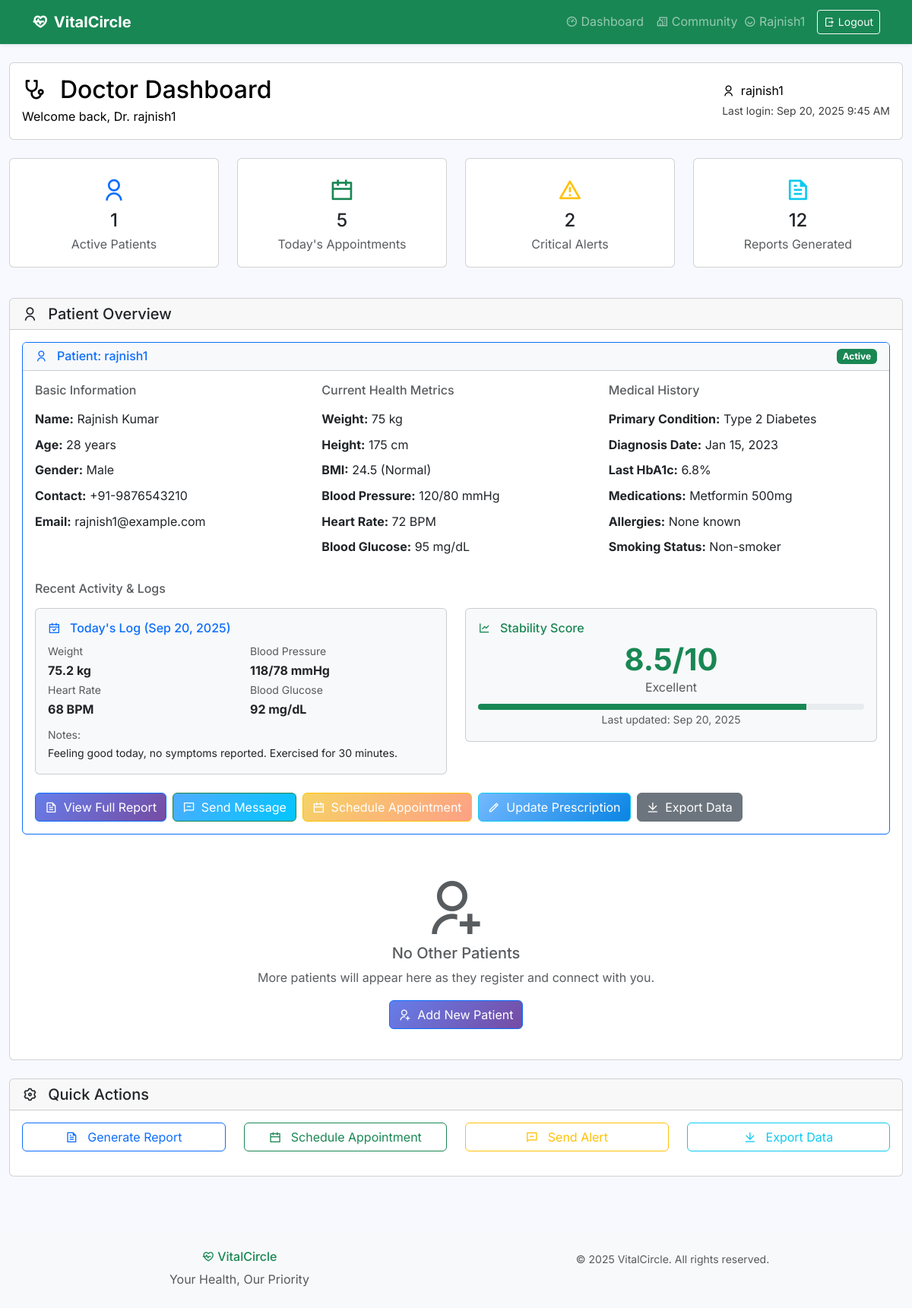
The app's page /doctor-dashboard/ (signed in), older data.
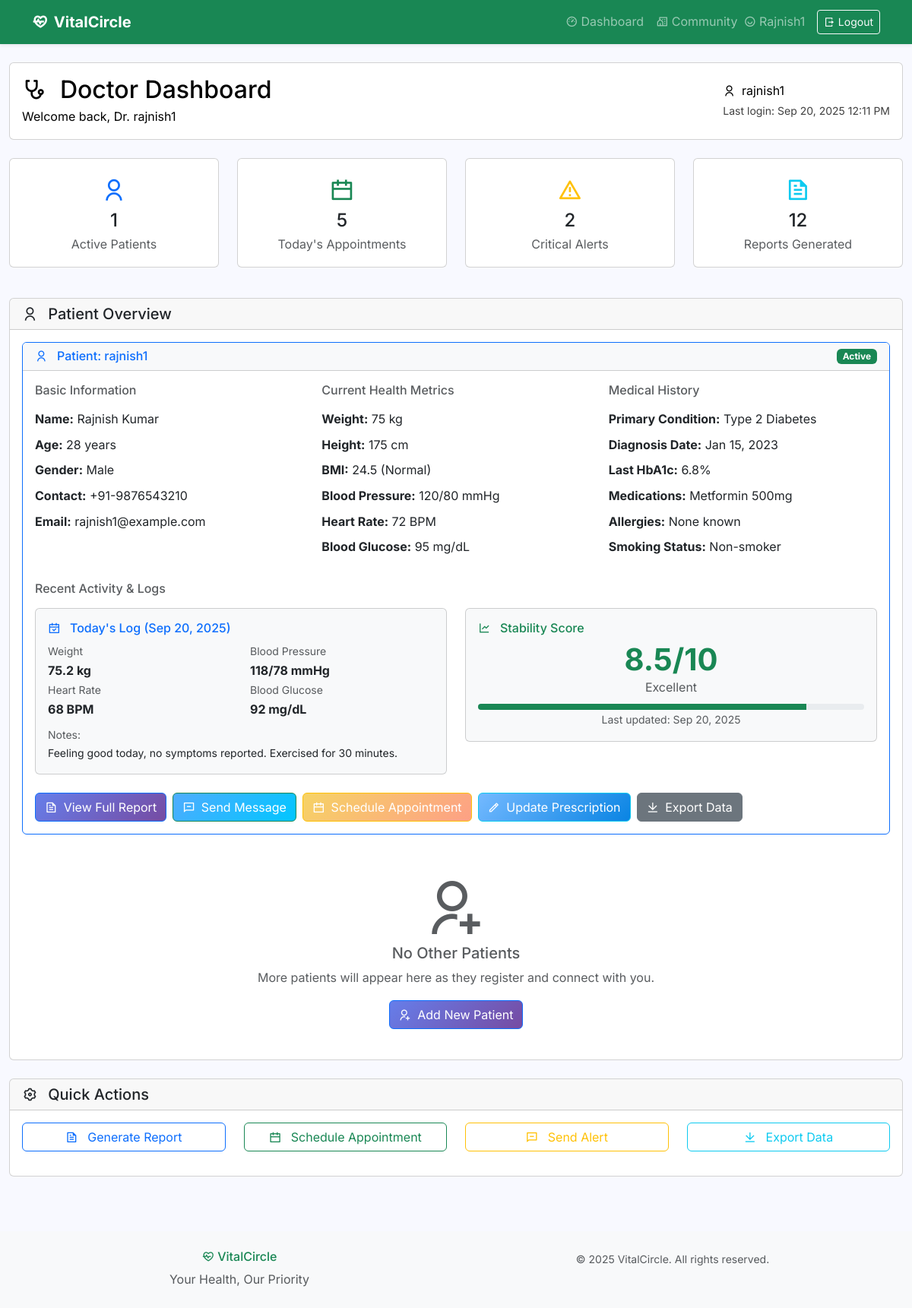
The same page, newer data.
### users/models.py (models this page shows)
class User(AbstractUser):
    is_admin = models.BooleanField('is admin',default=False)
    is_user = models.BooleanField('is user',default=False)
    is_doctor = models.BooleanField('is doctor',default=False)

### core/views.py (the view)
# urls.py: path('doctor-dashboard/', views.doctor_dashboard_view, name='doctor-dashboard'),
@login_required
def doctor_dashboard_view(request):
    user = request.user
    profile = Clinician.objects.filter(user=user).first()
    context = {
        "profile": profile,
    }
    return render(request, "doctor-dashboard.html")

### core/templates/doctor-dashboard.html (shortened to what the changed rows need)
{% extends 'base.html' %}
{% load static %}
{% block content %}
<div class="container-fluid py-4">
    <div class="row mb-4">
        <div class="col-12">
            <div class="card bg-gradient-primary text-white">
                <div class="card-body">
                    <div class="d-flex text-black justify-content-between align-items-center">
                        <div>
                            <h2 class="mb-1">
                                <i class="ri-stethoscope-line me-2"></i>
                                Doctor Dashboard
                            </h2>
                            <p class="mb-0">Welcome back, Dr. {{ user.first_name|default:user.username }}</p>
                        </div>
                        <div class="text-end">
                            <div class="d-flex align-items-center">
                                <i class="ri-user-line me-2"></i>
                                <span>{{ user.get_full_name|default:user.username }}</span>
                            </div>
                            <small class="opacity-75">Last login: {{ user.last_login|date:"M d, Y g:i A" }}</small>
                        </div>
                    </div>
                </div>
            </div>
        </div>
    </div>
</div>
{% endblock content %}

### core/templates/base.html (shortened to what this page needs)
<!DOCTYPE html>
{% load static %}
<html lang="en">
<head>
    <link href="https://cdn.jsdelivr.net/npm/bootstrap@5.3.2/dist/css/bootstrap.min.css" rel="stylesheet">
    <link href="https://cdn.jsdelivr.net/npm/remixicon@4.2.0/fonts/remixicon.css" rel="stylesheet">
    <link rel="stylesheet" href="{% static 'dashboard.css' %}">
</head>
<body>
    <nav class="navbar navbar-expand-lg navbar-dark bg-success shadow-sm">
        <div class="container">
            <a class="navbar-brand fw-bold" href="/" title="Home">
                <i class="ri-heart-pulse-line me-2"></i>VitalCircle
            </a>
            <div class="collapse navbar-collapse" id="navbarNav">
                <ul class="navbar-nav ms-auto align-items-center">
                    {% if user.is_authenticated %}
                        {% if user.is_doctor %}
                            <li class="nav-item d-flex align-items-center">
                                <a class="nav-link" href="{% url 'core:doctor-dashboard' %}">
                                    <i class="ri-stethoscope-line me-1"></i>Doctor Dashboard
                                </a>
                            </li>
                            <li class="nav-item d-flex align-items-center">
                                <a class="nav-link" href="#">
                                    <i class="ri-user-heart-line me-1"></i>Patients
                                </a>
                            </li>
                            <li class="nav-item d-flex align-items-center">
                                <a class="nav-link" href="#">
                                    <i class="ri-bar-chart-line me-1"></i>Analytics
                                </a>
                            </li>
                        {% elif user.is_user %}
                            <li class="nav-item d-flex align-items-center">
                                <a class="nav-link" href="{% url 'core:user-dashboard' %}">
                                    <i class="ri-dashboard-3-line me-1"></i>Dashboard
                                </a>
                            </li>
                            <li class="nav-item d-flex align-items-center">
                                <a class="nav-link" href="/forums/">
                                    <i class="ri-community-line me-1"></i>Community
                                </a>
                            </li>
                        {% endif %}
                        <li class="nav-item d-flex align-items-center">
                            <span class="navbar-text me-3">
                                <i class="ri-user-smile-line me-1"></i>{{ request.user|capfirst }}
                            </span>
                        </li>
                        <li class="nav-item d-flex align-items-center">
                            <form action="{% url 'users:logout' %}" method="post" class="d-inline">
                                <button class="btn btn-outline-light btn-sm" type="submit" title="Logout">
                                    <i class="ri-logout-box-r-line me-1"></i>Logout
                                </button>
                            </form>
                        </li>
                    {% endif %}
                </ul>
            </div>
        </div>
    </nav>
    <main class="main-content">
        {% block content %}{% endblock content %}
    </main>
    <footer class="bg-light text-center text-muted py-4 mt-5">
        <div class="container">
            <div class="row">
                <div class="col-md-6">
                    <h6 class="text-success">
                        <i class="ri-heart-pulse-line me-1"></i>VitalCircle
                    </h6>
                    <p class="mb-0">Your Health, Our Priority</p>
                </div>
                <div class="col-md-6">
                    <p class="mb-0">
                        <small>&copy; 2025 VitalCircle. All rights reserved.</small>
                    </p>
                </div>
            </div>
        </div>
    </footer>
</body>
</html>

Row changes from the older to the newer data that the page shows:
changed User "Rajnish1": last_login "Sep 20, 2025 9:45 AM" → "Sep 20, 2025 12:11 PM"
